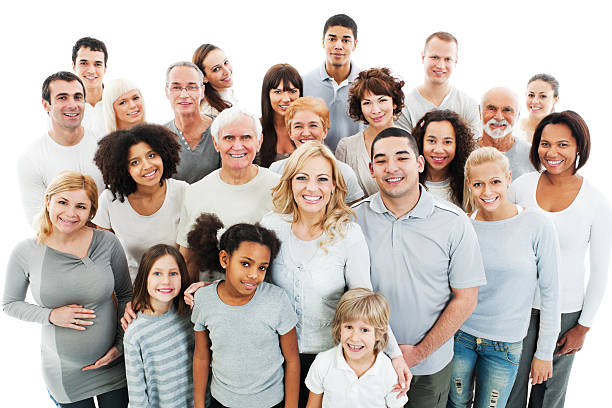
#> input picture CASESTUDY/Photos/fam.jpg, 612 x 408 px, given in place of the camera
$ python face_recognition.py
#> lines starting #> are read from the running program, lines starting #| are printed output that depends on the picture; after the words box and inside, x2 and y2 are one past the last pixel; in counts of white or black regions, pixels touching at a corner belong together
import numpy as np
import cv2 as cv
from datetime import datetime

haar_cascade = cv.CascadeClassifier('haar_face.xml')

people =['Leonardo','Christine']

face_recognizer = cv.face.LBPHFaceRecognizer_create()
face_recognizer.read('face_trained.yml')

cap = cv.VideoCapture(0)

while True:
    ret, frame = cap.read()
#> frame is the input picture: shape (408, 612, 3); mean B, G, R 179.5, 185.3, 194.7

    if not ret:
        break

    gray = cv.cvtColor(frame, cv.COLOR_BGR2GRAY)
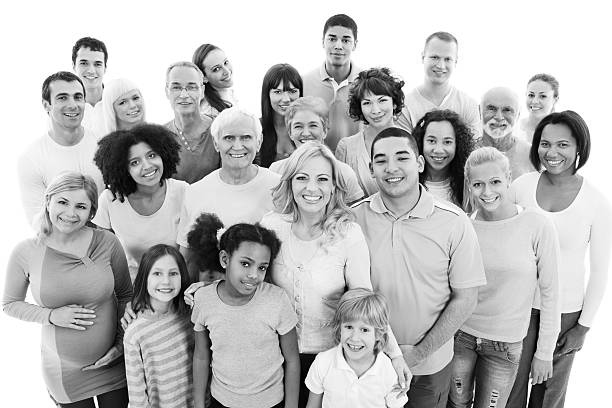
#> gray: shape (408, 612); min 0, max 255, mean 187.5

    faces_rect = haar_cascade.detectMultiScale(gray, 1.1, 9)
#> faces_rect = 13 rows, first 6: [318, 22, 43, 43], [141, 255, 46, 46], [533, 126, 47, 47], [46, 78, 50, 50], [417, 123, 47, 47], [47, 185, 50, 50]

    for (x, y, w, h) in faces_rect:
        faces_roi = gray[y:y+h, x:x+w]

        label, confidence = face_recognizer.predict(faces_roi)

        cv.putText(frame, str(people[label]), (x, y-10), cv.FONT_HERSHEY_COMPLEX, 1.0, (0, 255, 0), thickness=2)
        cv.rectangle(frame, (x, y), (x+w, y+h), (0, 255, 0), thickness=2)

        timestamp = datetime.now().strftime("%Y-%m-%d %H:%M:%S")
        print(f"{timestamp} - {people[label]}: Is present")
#> this loop made 13 passes
#> (x, y, w, h, confidence) on passes 1 to 12: (318, 22, 43, 43, 159.4), (141, 255, 46, 46, 159.5), (533, 126, 47, 47, 157.8), (46, 78, 50, 50, 141), (417, 123, 47, 47, 156), (47, 185, 50, 50, 141.6), (161, 68, 48, 48, 158.8), (461, 161, 56, 56, 140.9), (212, 118, 52, 52, 143.6), (363, 136, 59, 59, 127.2), (226, 244, 54, 54, 146.1), (332, 309, 50, 50, 141.5)
#| 2026-11-20 12:21:07 - Leonardo: Is present
#| 2026-11-20 12:21:07 - Leonardo: Is present
#| 2026-11-20 12:21:07 - Leonardo: Is present
#| 2026-11-20 12:21:07 - Leonardo: Is present
#| 2026-11-20 12:21:07 - Leonardo: Is present
#| 2026-11-20 12:21:07 - Leonardo: Is present
#| 2026-11-20 12:21:07 - Leonardo: Is present
#| 2026-11-20 12:21:07 - Leonardo: Is present
#> (further printed lines are left out)
#> pass 1, `faces_roi = gray[y:y+h, x:x+w]`:
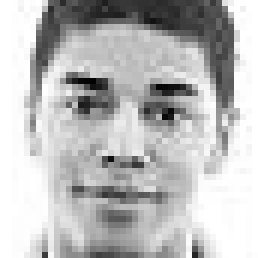
#> faces_roi: shape (43, 43) (shown 6 times larger); min 2, max 255, mean 187.2
#> pass 2, `faces_roi = gray[y:y+h, x:x+w]`:
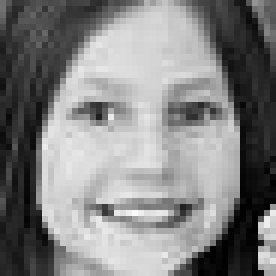
#> faces_roi: shape (46, 46) (shown 6 times larger); min 0, max 250, mean 130.5
#> pass 3, `faces_roi = gray[y:y+h, x:x+w]`:
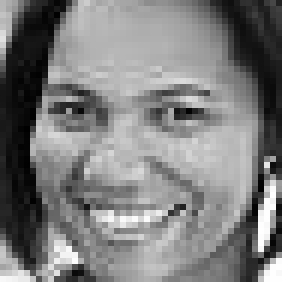
#> faces_roi: shape (47, 47) (shown 6 times larger); min 0, max 255, mean 124.9
#> after the loop:
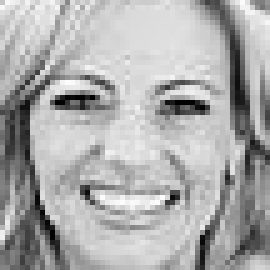
#> faces_roi: shape (54, 54) (shown 5 times larger); min 1, max 253, mean 171.8
#> after the loop:
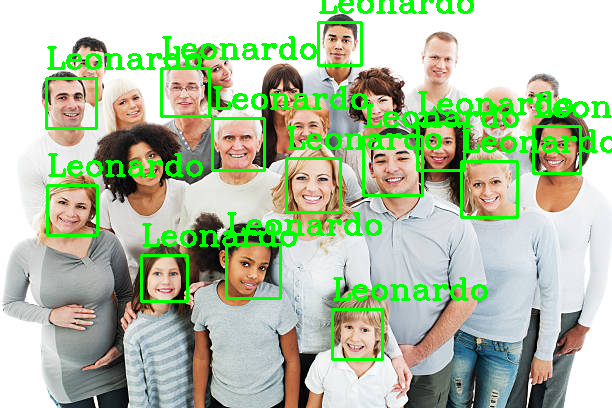
#> frame: shape (408, 612, 3); 9.28% of pixels changed, all inside (x1, y1, x2, y2) = (45, 0, 612, 361)

    frame = cv.resize(frame, (min(frame.shape[1], 800), min(frame.shape[0], 600)))

    cv.imshow("Face Detection", frame)

    if cv.waitKey(1) & 0xFF == ord('q'):
#> (key q is pressed here)
        break

cap.release()
cv.destroyAllWindows()
